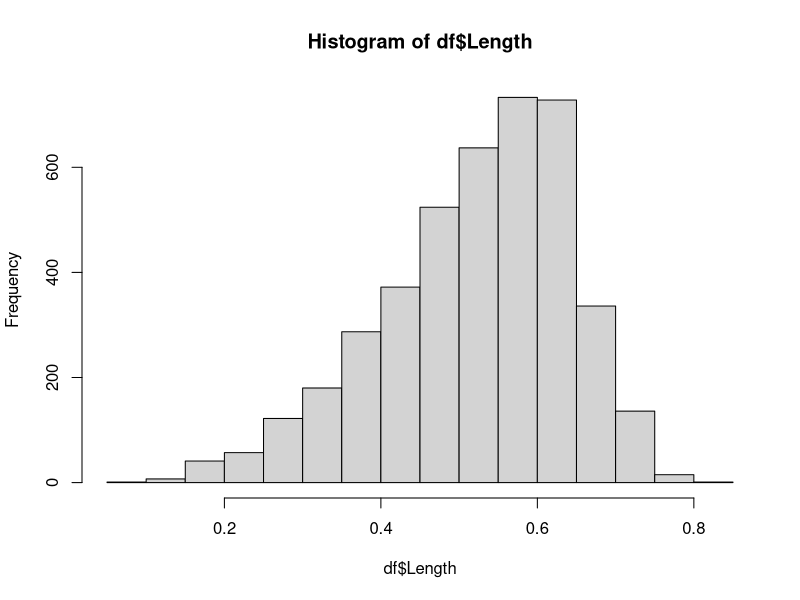
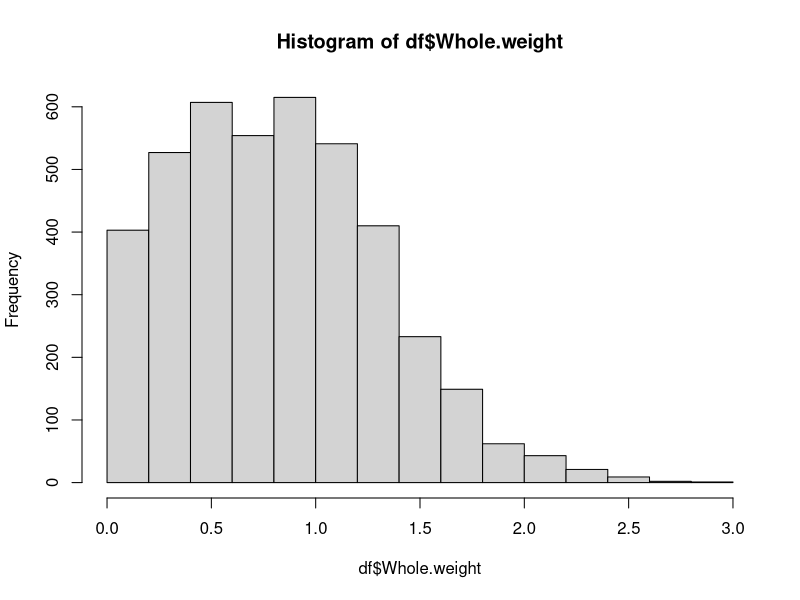
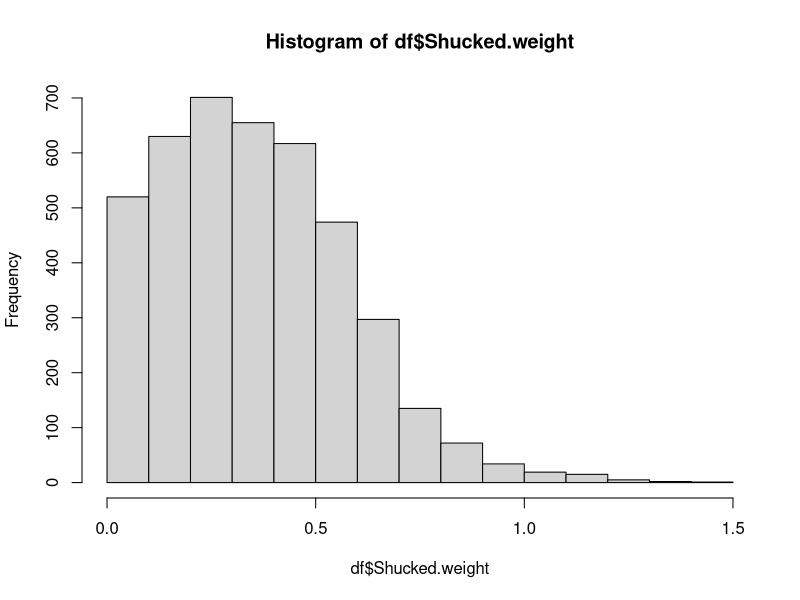

Here is the R script that generated these plots, in order: (Note: this script raises an error after producing the figures.)
# Welcome!
# An introduction to R
# Eilif Mikkelsen 2017 - MIT Liscense
# Data Sets used throughout these files
# https://archive.ics.uci.edu/ml/datasets/Concrete+Compressive+Strength
# https://archive.ics.uci.edu/ml/datasets/Wine+Quality
# https://archive.ics.uci.edu/ml/datasets/abalone
# https://archive.ics.uci.edu/ml/datasets/Auto+MPG

#########################################################
# Uncomment the following to install packages
# do not be alarmed if R restarts a couple times. 
# 

#########################################################

# In R, a function is something you can write that, when given the correct inputs
# provides a specific output to the user. If there is ever a function you don't know
# simply type ?<function name> to bring up the R help. You of course can also Google it!
?read.csv

# Load the abalone data from file
df = read.csv("datasets/abalone.csv", header = TRUE)

## Frequency Distributions
# Use the table function
sex.freq = table(df$Sex)

# Print it out
sex.freq

## Histogram
hist(df$Length)

hist(df$Whole.weight)

## Measures of Location
# Mean, Median, Mode, Percentiles, Quartiles
# Mean
hist(df$Shucked.weight)
mean(df$Shucked.weight)

# Median
median(df$Shucked.weight)

# A special function is required to get the mode
# don't worry about how this works for now
# Create a function to compute mode
compute_mode <- function(v) {
  uniq <- unique(v)
  uniq[which.max(tabulate(match(v, uniq)))]
}

compute_mode(df$Shucked.weight)

# Getting quartiles, mean, median, and max with the summary() function
summary(df$Shucked.weight)

## Measures of Variability
# Range
# If a dataset has missing values, we have to tell the functions to omit them from
# computation using na.rm=TRUE. There are no missing data points in these examples
# however I have included the usage as an example. 
range(df$Shucked.weight, na.rm=TRUE)

# Interquartile range
IQR(df$Shucked.weight, na.rm=TRUE)

# Variance
var(df$Shucked.weight, na.rm=TRUE)

# Standard Deviation
sd(df$Shucked.weight, na.rm=TRUE)

# Coefficient of variation
# Standard Deviation/ Mean
sd(df$Shucked.weight, na.rm=TRUE)/mean(df$Shucked.weight, na.rm=TRUE)

## Z Scores
# z = (x - pop_mean) / pop_sd
# Compute the population statistics from the sample
pop_mean = mean(df$Shucked.weight)
pop_sd = sd(df$Shucked.weight)

# Let's access the Shucked.weight value for the first row of the data. 
z = (df$Shucked.weight[1] - pop_mean) / pop_sd

# Covariance
# Covariance between Shucked.weight and Whole.weight
cov(ab$Shucked.weight, ab$Whole.weight)

# Correlation Coefficient
cor(ab$Shucked.weight, ab$Whole.weight)
# We see here that the correlation is nearly 1 indicating that they are 
# very correlated to eachother. This may be an issue later on. 

